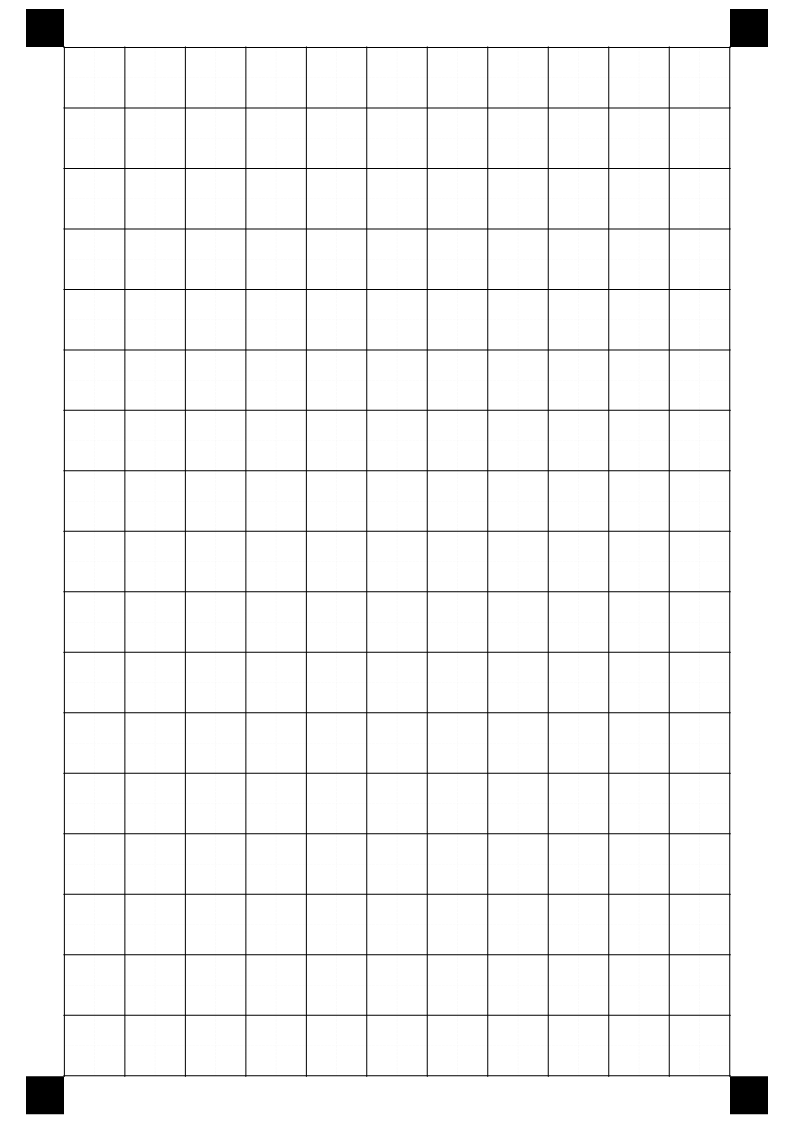
#> input picture handwriting_format/handwriting_format_test.png, 794 x 1123 px; its folder holds only this picture in this run
$ python -i page_preprocess.py   (imports and definitions only)
#> lines starting #> are read from the running program, lines starting #| are printed output that depends on the picture; after the words box and inside, x2 and y2 are one past the last pixel; in counts of white or black regions, pixels touching at a corner belong together
from concurrent.futures import ThreadPoolExecutor, as_completed
from pathlib import Path

import cv2
import numpy as np


INPUT_DIR = Path("samples/input")
WARPED_DIR = Path("outputs/warped")
DEBUG_DIR = Path("outputs/debug")
REPORT_PATH = Path("outputs/preprocess_report.txt")
WARPED_SIZE = (4960, 7016)
MARKER_DETECTION_MAX_DIMENSION = 1800
PNG_COMPRESSION = 1

IMAGE_EXTENSIONS = {".jpg", ".jpeg", ".png", ".bmp", ".tif", ".tiff"}


# [10 lines left out: function list_input_images, not called in this run]


def order_markers(points):
    pts = np.array(points, dtype=np.float32)
    sums = pts.sum(axis=1)
    diffs = np.diff(pts, axis=1).reshape(-1)

    return np.array(
        [
            pts[np.argmin(sums)],
            pts[np.argmin(diffs)],
            pts[np.argmax(sums)],
            pts[np.argmax(diffs)],
        ],
        dtype=np.float32,
    )


def resize_for_marker_detection(image):
    height, width = image.shape[:2]
    largest_dimension = max(width, height)
    if largest_dimension <= MARKER_DETECTION_MAX_DIMENSION:
        return image, 1.0

    scale = MARKER_DETECTION_MAX_DIMENSION / largest_dimension
    resized = cv2.resize(
        image,
        (int(round(width * scale)), int(round(height * scale))),
        interpolation=cv2.INTER_AREA,
    )
    return resized, scale


def find_marker_candidates(image):
    height, width = image.shape[:2]
    gray = cv2.cvtColor(image, cv2.COLOR_BGR2GRAY)
    blurred = cv2.GaussianBlur(gray, (5, 5), 0)
    _, binary = cv2.threshold(blurred, 140, 255, cv2.THRESH_BINARY_INV)

    kernel = cv2.getStructuringElement(cv2.MORPH_RECT, (5, 5))
    binary = cv2.morphologyEx(binary, cv2.MORPH_OPEN, kernel)
    contours, _ = cv2.findContours(binary, cv2.RETR_EXTERNAL, cv2.CHAIN_APPROX_SIMPLE)

    image_area = width * height
    min_area = image_area * 0.00015
    max_area = image_area * 0.04
    candidates = []

    for contour in contours:
        area = cv2.contourArea(contour)
        if area < min_area or area > max_area:
            continue

        x, y, w, h = cv2.boundingRect(contour)
        if w == 0 or h == 0:
            continue

        aspect = w / h
        fill_ratio = area / (w * h)
        if not 0.45 <= aspect <= 2.2:
            continue
        if fill_ratio < 0.45:
            continue

        candidates.append(
            {
                "center": np.array([x + w / 2, y + h / 2], dtype=np.float32),
                "bbox": (x, y, w, h),
                "area": area,
            }
        )

    return candidates


def detect_markers(image):
    height, width = image.shape[:2]
    detection_image, scale = resize_for_marker_detection(image)
    candidates = find_marker_candidates(detection_image)

    if scale != 1.0:
        inverse_scale = 1.0 / scale
        for candidate in candidates:
            candidate["center"] = candidate["center"] * inverse_scale
            x, y, w, h = candidate["bbox"]
            candidate["bbox"] = (
                int(round(x * inverse_scale)),
                int(round(y * inverse_scale)),
                int(round(w * inverse_scale)),
                int(round(h * inverse_scale)),
            )
            candidate["area"] = candidate["area"] * inverse_scale * inverse_scale

    if len(candidates) < 4:
        raise ValueError(f"expected 4 markers, found {len(candidates)} candidates")

    corners = [
        np.array([0, 0], dtype=np.float32),
        np.array([width, 0], dtype=np.float32),
        np.array([width, height], dtype=np.float32),
        np.array([0, height], dtype=np.float32),
    ]

    selected = []
    used = set()
    for corner in corners:
        best_index = None
        best_distance = None
        for index, candidate in enumerate(candidates):
            if index in used:
                continue

            distance = np.linalg.norm(candidate["center"] - corner)
            if best_distance is None or distance < best_distance:
                best_index = index
                best_distance = distance

        used.add(best_index)
        selected.append(candidates[best_index])

    return order_markers([candidate["center"] for candidate in selected]), candidates


def warp_page(image, ordered_markers, interpolation=cv2.INTER_CUBIC):
    destination = np.array(
        [
            [0, 0],
            [WARPED_SIZE[0] - 1, 0],
            [WARPED_SIZE[0] - 1, WARPED_SIZE[1] - 1],
            [0, WARPED_SIZE[1] - 1],
        ],
        dtype=np.float32,
    )

    matrix = cv2.getPerspectiveTransform(ordered_markers, destination)
    return cv2.warpPerspective(image, matrix, WARPED_SIZE, flags=interpolation)


# [24 lines left out: function draw_debug_image, not called in this run]


def resolve_interpolation(interpolation):
    if interpolation in ("cubic", cv2.INTER_CUBIC):
        return cv2.INTER_CUBIC, "cubic"
    if interpolation in ("linear", cv2.INTER_LINEAR):
        return cv2.INTER_LINEAR, "linear"
    raise ValueError(f"unsupported warp interpolation: {interpolation}")


def preprocess_image(
    image_path,
    save_debug=False,
    save_warped=True,
    interpolation=cv2.INTER_CUBIC,
):
#> called with save_debug = False, save_warped = True, interpolation = 2
    image = cv2.imread(str(image_path))
#> image is the input picture: shape (1123, 794, 3); min 0, max 255, mean 246.3
    if image is None:
        raise ValueError(f"failed to read image: {image_path}")

    interpolation_flag, interpolation_name = resolve_interpolation(interpolation)
    ordered_markers, candidates = detect_markers(image)
#> in detect_markers, `detection_image, scale = resize_for_marker_detection(image)`: scale = 1
#> in find_marker_candidates, `_, binary = cv2.threshold(blurred, 140, 255, cv2.THRESH_BINARY_INV)`:
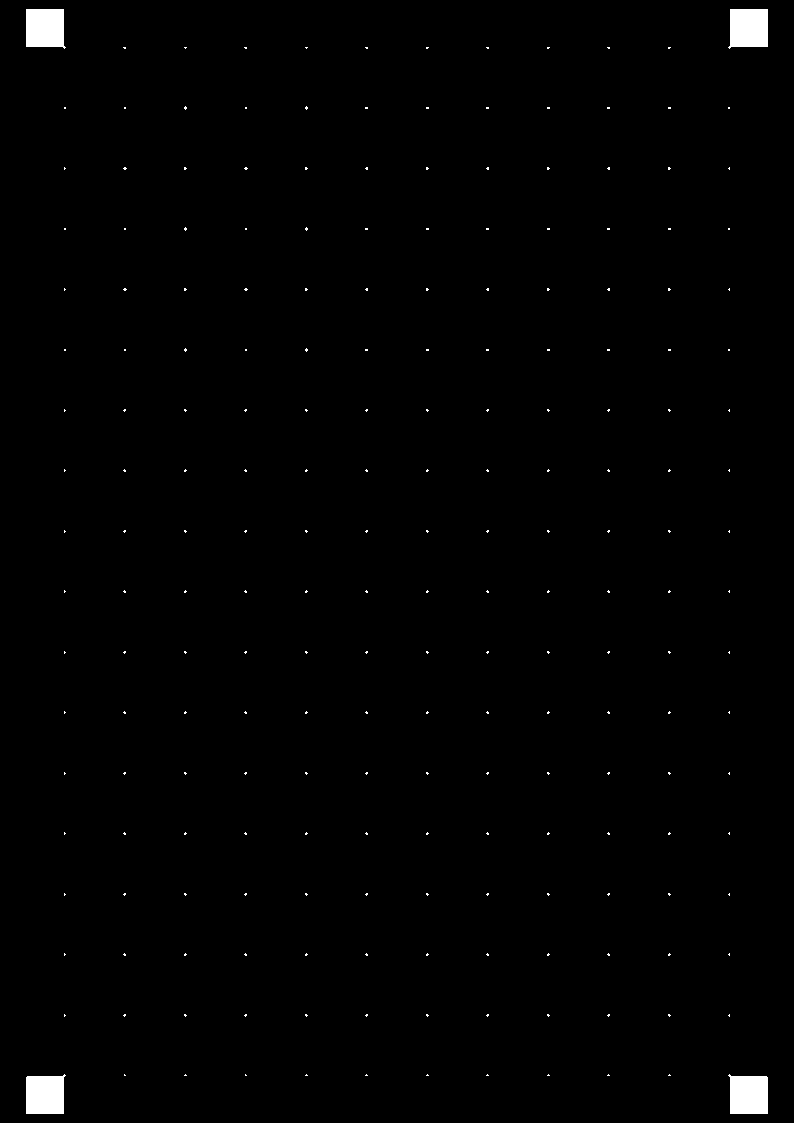
#> binary: shape (1123, 794); 0.78% white; 216 white regions (212 under 20 px), largest, box (x1, y1, x2, y2) and area: (26, 9, 66, 49) 1449, (728, 9, 768, 49) 1449, (26, 1074, 66, 1114) 1448, (728, 1074, 768, 1114) 1448
#> in find_marker_candidates, `binary = cv2.morphologyEx(binary, cv2.MORPH_OPEN, kernel)`:
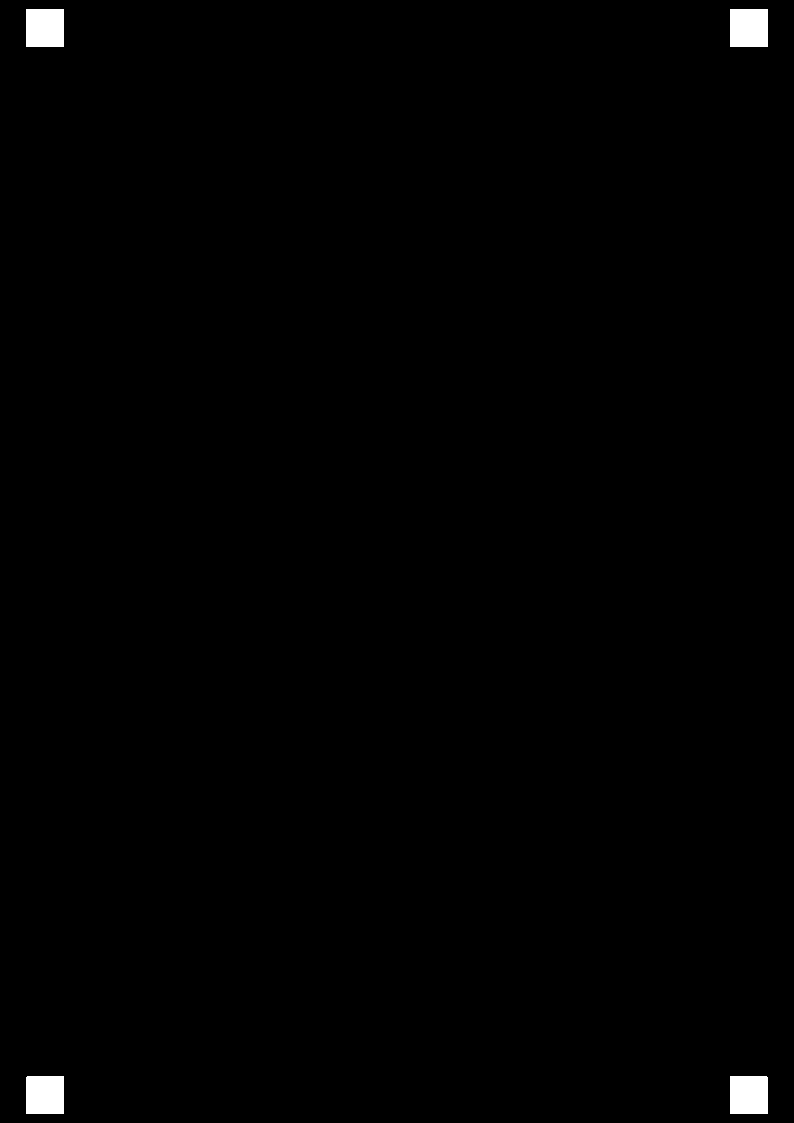
#> binary: shape (1123, 794); 0.65% white; 4 white regions
#> in find_marker_candidates, `contours, _ = cv2.findContours(binary, cv2.RETR_EXTERNAL, cv2.CHAIN_AP..`: contours = 4 contours; box (x1, y1, x2, y2) and area: (730, 9, 768, 47) 1369, (26, 9, 64, 47) 1369, (730, 1076, 768, 1114) 1368, (26, 1076, 64, 1114) 1368
#> the loop in find_marker_candidates, `for contour in contours:` made 4 passes
#> (area, x, y) on passes 1 to 2: (1368.5, 730, 1076), (1368.5, 26, 1076)
#> (contour, area, x, y) on passes 3 to 4: ([[730, 9], [730, 46], [767, 46], [767, 9]], 1369, 730, 9), ([[26, 9], [26, 46], [63, 46], [63, 9]], 1369, 26, 9)
#> after the loop in find_marker_candidates, `for contour in contours:`: candidates = 4 items
#> in detect_markers, `corners = [ np.array([0, 0], dtype=np.float32), np.array([width, 0], d..`: corners = [[0, 0], [794, 0], [794, 1123], [0, 1123]]
#> the loop in detect_markers, `for corner in corners:` made 4 passes
#> after the loop in detect_markers, `for corner in corners:`: selected = 4 items
#> in order_markers, `pts = np.array(points, dtype=np.float32)`: pts = [[45, 28], [749, 28], [749, 1095], [45, 1095]]
#> in order_markers, `sums = pts.sum(axis=1)`: sums = [73, 777, 1844, 1140]
#> in order_markers, `diffs = np.diff(pts, axis=1).reshape(-1)`: diffs = [-17, -721, 346, 1050]
#> ordered_markers = [[45, 28], [749, 28], [749, 1095], [45, 1095]]; candidates = 4 items
    gray = cv2.cvtColor(image, cv2.COLOR_BGR2GRAY)
    warped_gray = warp_page(gray, ordered_markers, interpolation=interpolation_flag)
#> in warp_page, `destination = np.array( [ [0, 0], [WARPED_SIZE[0] - 1, 0], [WARPED_SIZ..`: destination = [[0, 0], [4959, 0], [4959, 7015], [0, 7015]]
#> in warp_page, `matrix = cv2.getPerspectiveTransform(ordered_markers, destination)`: matrix = [[7.04, 4.72e-17, -317], [3.79e-17, 6.57, -184.1], [2.3e-20, 1.07e-20, 1]]
#> in warp_page, `return cv2.warpPerspective(image, matrix, WARPED_SIZE, flags=interpola..`:
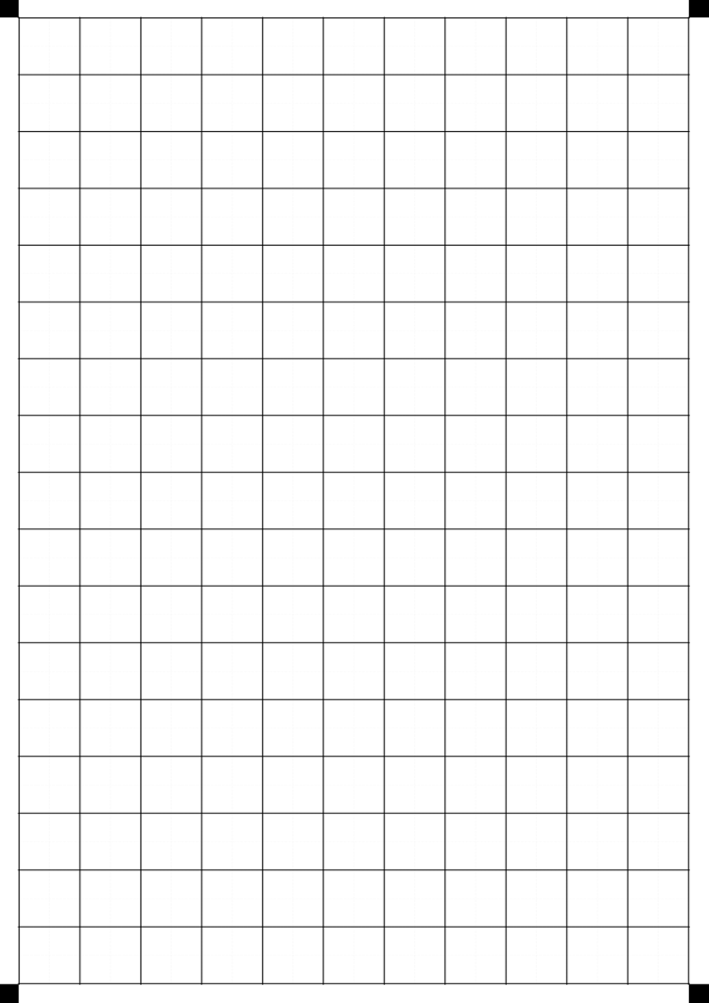
#> returned value: shape (7016, 4960) (shown at 1/7 size); min 0, max 255, mean 245.6

#> (the run stopped early here; a loop or call above may not have finished)
